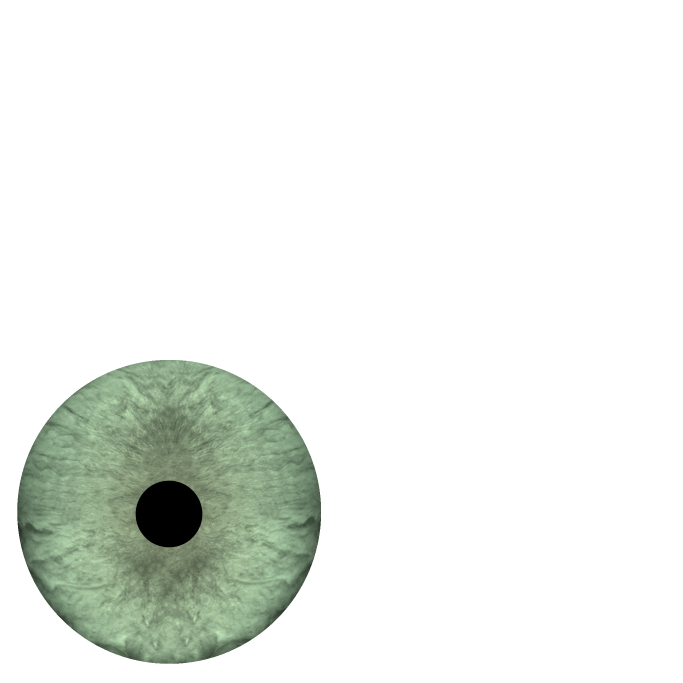
#> input picture aipet/photo_to_uv_texture/source/eye_uv_template4.png, 2048 x 2048 px, found by its file name (shown at 1/3 size)
$ python redraw_eye.py
#> lines starting #> are read from the running program, lines starting #| are printed output that depends on the picture; after the words box and inside, x2 and y2 are one past the last pixel; in counts of white or black regions, pixels touching at a corner belong together; long printed decimals are rounded
import cv2
import numpy as np


def smoothstep(edge0, edge1, x):
    t = np.clip((x - edge0) / (edge1 - edge0 + 1e-6), 0.0, 1.0)
    return t * t * (3.0 - 2.0 * t)


def find_center_pupil_mask(gray: np.ndarray, black_threshold: int = 15):
    """
    在局部 patch 内寻找最接近中心的黑色瞳孔区域
    """
    h, w = gray.shape[:2]
    black_mask = (gray <= black_threshold).astype(np.uint8)

    num_labels, labels, stats, centroids = cv2.connectedComponentsWithStats(
        black_mask, connectivity=8
    )

    cx0, cy0 = w / 2.0, h / 2.0
    best_idx = -1
    best_dist = 1e18

    for i in range(1, num_labels):
        x, y, bw, bh, area = stats[i]

        touches_border = (x == 0) or (y == 0) or (x + bw >= w) or (y + bh >= h)
        if touches_border:
            continue
        if area < 100:
            continue

        cx, cy = centroids[i]
        dist = (cx - cx0) ** 2 + (cy - cy0) ** 2
        if dist < best_dist:
            best_dist = dist
            best_idx = i

    if best_idx == -1:
        pupil_mask = np.zeros_like(gray, dtype=np.uint8)
        center = (w // 2, h // 2)
        axes = (max(1, int(w * 0.18)), max(1, int(h * 0.22)))
        cv2.ellipse(pupil_mask, center, axes, 0, 0, 360, 255, -1)
        return pupil_mask

    return (labels == best_idx).astype(np.uint8) * 255


def find_eye_roi_from_white_bg(
    template_bgr: np.ndarray,
    white_thresh: int = 245,
    pad: int = 8,
):
    """
    在白底模板中找到眼球主体区域（含虹膜+瞳孔）的外接矩形
    并返回整图级别的前景 mask（眼球圆区域）
    """
    gray = cv2.cvtColor(template_bgr, cv2.COLOR_BGR2GRAY)

    # 非白区域 = 前景
    fg = (gray < white_thresh).astype(np.uint8) * 255

    kernel = np.ones((3, 3), np.uint8)
    fg = cv2.morphologyEx(fg, cv2.MORPH_OPEN, kernel)
    fg = cv2.morphologyEx(fg, cv2.MORPH_CLOSE, kernel)

    ys, xs = np.where(fg > 0)
    if len(xs) == 0 or len(ys) == 0:
        raise ValueError("No eye ROI found from white background")

    x1, x2 = xs.min(), xs.max()
    y1, y2 = ys.min(), ys.max()

    h, w = gray.shape[:2]
    x1 = max(0, x1 - pad)
    y1 = max(0, y1 - pad)
    x2 = min(w - 1, x2 + pad)
    y2 = min(h - 1, y2 + pad)

    return x1, y1, x2, y2, fg


def recolor_iris_template_hsv_core(
    template_bgr: np.ndarray,
    eye_mask: np.ndarray,   # 新增：只允许眼球圆区域参与
    base_bgr: tuple[int, int, int],
    black_threshold: int = 15,
    sat_boost: float = 1.15,
    val_scale: float = 0.95,
    debug: bool = False
):
    """
    只在 eye_mask 指定区域内进行虹膜重绘
    """
    if template_bgr is None or template_bgr.size == 0:
        raise ValueError("template_bgr is empty")

    out = template_bgr.copy()
    gray = cv2.cvtColor(template_bgr, cv2.COLOR_BGR2GRAY)

    # 不仅要排除黑瞳孔，还要限制在眼球圆内
    iris_mask = ((gray > black_threshold) & (eye_mask > 0)).astype(np.uint8)

    kernel = np.ones((3, 3), np.uint8)
    iris_mask = cv2.morphologyEx(iris_mask, cv2.MORPH_OPEN, kernel)
    iris_mask = cv2.morphologyEx(iris_mask, cv2.MORPH_CLOSE, kernel)

    pupil_mask = find_center_pupil_mask(gray, black_threshold)
    pupil_mask_u8 = ((pupil_mask > 0) & (eye_mask > 0)).astype(np.uint8)
    iris_mask_u8 = (iris_mask > 0).astype(np.uint8)

    not_pupil = (1 - pupil_mask_u8).astype(np.uint8)
    dist_to_pupil = cv2.distanceTransform(not_pupil, cv2.DIST_L2, 3)
    dist_to_outer = cv2.distanceTransform(iris_mask_u8, cv2.DIST_L2, 3)

    radial_t = dist_to_pupil / (dist_to_pupil + dist_to_outer + 1e-6)
    radial_t[iris_mask_u8 == 0] = 0.0

    hsv = cv2.cvtColor(template_bgr, cv2.COLOR_BGR2HSV).astype(np.float32)

    target_hsv = cv2.cvtColor(
        np.uint8([[list(base_bgr)]]), cv2.COLOR_BGR2HSV
    )[0, 0].astype(np.float32)

    target_h = target_hsv[0]
    target_s = max(float(target_hsv[1]) * sat_boost, 38.0)
    target_s = min(target_s, 255.0)

    H = hsv[:, :, 0]
    S = hsv[:, :, 1]
    V = hsv[:, :, 2]

    H_new = H.copy()
    H_new[iris_mask_u8 > 0] = target_h

    # 更强一点的饱和度径向变化
    sat_radial = 0.75 + 0.45 * smoothstep(0.08, 0.78, radial_t)
    target_s_map = target_s * sat_radial

    S_new = S.copy()
    S_new[iris_mask_u8 > 0] = (
            0.15 * S[iris_mask_u8 > 0] + 0.85 * target_s_map[iris_mask_u8 > 0]
    )
    S_new = np.clip(S_new, 0, 255)

    # 更强一点的明度内外压暗
    outer_dark = 1.0 - 0.22 * smoothstep(0.80, 1.0, radial_t)
    inner_dark = 1.0 - 0.20 * (1.0 - smoothstep(0.00, 0.22, radial_t))
    v_radial = outer_dark * inner_dark

    V_new = V.copy()
    V_new[iris_mask_u8 > 0] = (
            V[iris_mask_u8 > 0] * 1.00 * v_radial[iris_mask_u8 > 0]
    )
    V_new = np.clip(V_new, 0, 255)

    hsv_new = np.stack([H_new, S_new, V_new], axis=-1).astype(np.uint8)
    recolored = cv2.cvtColor(hsv_new, cv2.COLOR_HSV2BGR)

    out[iris_mask_u8 > 0] = recolored[iris_mask_u8 > 0]
    out[pupil_mask_u8 > 0] = 0

    if debug:
        print("[core] iris pixels  =", int((iris_mask_u8 > 0).sum()))
        print("[core] pupil pixels =", int((pupil_mask_u8 > 0).sum()))

    return out, iris_mask_u8 * 255, pupil_mask_u8 * 255


def recolor_iris_template_hsv(
    template_bgr: np.ndarray,
    base_bgr: tuple[int, int, int],
    black_threshold: int = 15,
    sat_boost: float = 1.15,
    val_scale: float = 0.95,
    white_thresh: int = 245,
    auto_roi: bool = True,
    debug: bool = False
):
    """
    集成版：
    - 自动识别白底模板
    - 只在眼球圆内部重绘
    - 圆外全部纯白
    """
    if template_bgr is None or template_bgr.size == 0:
        raise ValueError("template_bgr is empty")

    gray = cv2.cvtColor(template_bgr, cv2.COLOR_BGR2GRAY)
    white_ratio = float((gray >= white_thresh).sum()) / gray.size

    # 全白输出图
    out_full = np.ones_like(template_bgr, dtype=np.uint8) * 255
    iris_mask_full = np.zeros(gray.shape, dtype=np.uint8)
    pupil_mask_full = np.zeros(gray.shape, dtype=np.uint8)
    fg_mask_full = np.zeros(gray.shape, dtype=np.uint8)

    if auto_roi and white_ratio > 0.35:
        x1, y1, x2, y2, fg_mask = find_eye_roi_from_white_bg(
            template_bgr,
            white_thresh=white_thresh,
            pad=8
        )

        patch = template_bgr[y1:y2+1, x1:x2+1].copy()
        patch_fg_mask = fg_mask[y1:y2+1, x1:x2+1].copy()

        recolored_patch, iris_mask_patch, pupil_mask_patch = recolor_iris_template_hsv_core(
            patch,
            eye_mask=(patch_fg_mask > 0).astype(np.uint8),
            base_bgr=base_bgr,
            black_threshold=black_threshold,
            sat_boost=sat_boost,
            val_scale=val_scale,
            debug=debug
        )

        # 只把眼球圆区域贴回去
        roi = out_full[y1:y2 + 1, x1:x2 + 1]
        valid_mask = (patch_fg_mask > 0)

        roi[valid_mask] = recolored_patch[valid_mask]
        out_full[y1:y2 + 1, x1:x2 + 1] = roi

        iris_mask_full[y1:y2+1, x1:x2+1] = iris_mask_patch
        pupil_mask_full[y1:y2+1, x1:x2+1] = pupil_mask_patch
        fg_mask_full = fg_mask.copy()

        # 圈外上色
        out_full[fg_mask_full == 0] = base_bgr

        if debug:
            print("[roi] ROI =", (x1, y1, x2, y2))
            print("[roi] white_ratio =", white_ratio)

        return out_full, iris_mask_full, pupil_mask_full, fg_mask_full

    # 非白底模板的兜底逻辑
    fg_mask_full[:] = 255
    recolored, iris_mask, pupil_mask = recolor_iris_template_hsv_core(
        template_bgr,
        eye_mask=np.ones_like(gray, dtype=np.uint8),
        base_bgr=base_bgr,
        black_threshold=black_threshold,
        sat_boost=sat_boost,
        val_scale=val_scale,
        debug=debug
    )

    out_full = recolored.copy()
    return out_full, iris_mask, pupil_mask, fg_mask_full


if __name__ == "__main__":
    template = cv2.imread("../source/eye_uv_template4.png")
#> template is the input picture: shape (2048, 2048, 3); mean B, G, R 234.1, 238.6, 235
    if template is None:
        raise FileNotFoundError("Failed to read template image")

    # 采样结果
    base_bgr = (171, 187, 175)

    recolored, iris_mask, pupil_mask, fg_mask = recolor_iris_template_hsv(
        template,
        base_bgr=base_bgr,
        black_threshold=15,
        sat_boost=1.20,
        val_scale=0.92,
        white_thresh=245,
        auto_roi=True,
        debug=True
    )
#> in recolor_iris_template_hsv, `white_ratio = float((gray >= white_thresh).sum()) / gray.size`: white_ratio = 0.844
#> in find_eye_roi_from_white_bg, `fg = (gray < white_thresh).astype(np.uint8) * 255`:
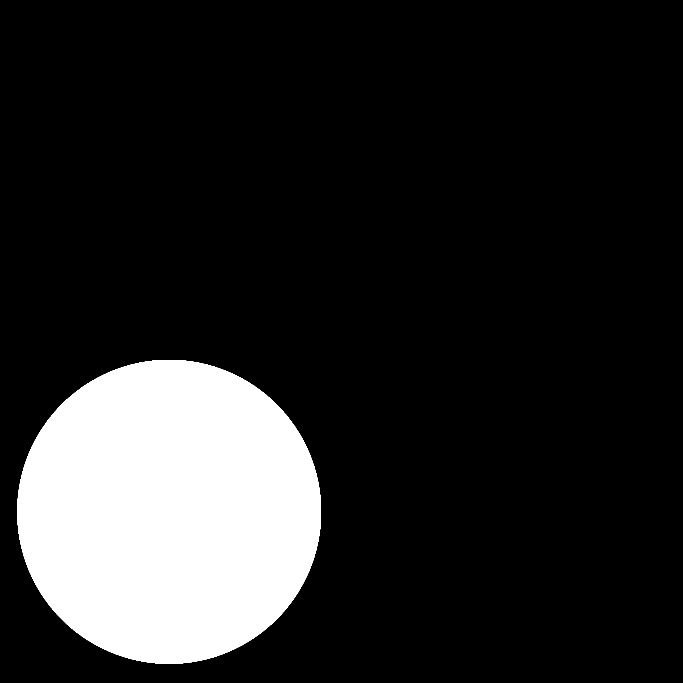
#> fg: shape (2048, 2048) (shown at 1/3 size); 15.6% white; 1 white region, box (x1, y1, x2, y2) and area: (52, 1080, 963, 1991) 653055
#> in find_eye_roi_from_white_bg, `x1, x2 = xs.min(), xs.max()`: x1 = 52; x2 = 962
#> in find_eye_roi_from_white_bg, `y1, y2 = ys.min(), ys.max()`: y1 = 1080; y2 = 1990
#> in find_eye_roi_from_white_bg, `x1 = max(0, x1 - pad)`: x1 = 44
#> in find_eye_roi_from_white_bg, `y1 = max(0, y1 - pad)`: y1 = 1072
#> in find_eye_roi_from_white_bg, `x2 = min(w - 1, x2 + pad)`: x2 = 970
#> in find_eye_roi_from_white_bg, `y2 = min(h - 1, y2 + pad)`: y2 = 1998
#> in recolor_iris_template_hsv, `x1, y1, x2, y2, fg_mask = find_eye_roi_from_white_bg( template_bgr, wh..`: x1 = 44; y1 = 1072; x2 = 970; y2 = 1998
#> in find_center_pupil_mask, `black_mask = (gray <= black_threshold).astype(np.uint8)`:
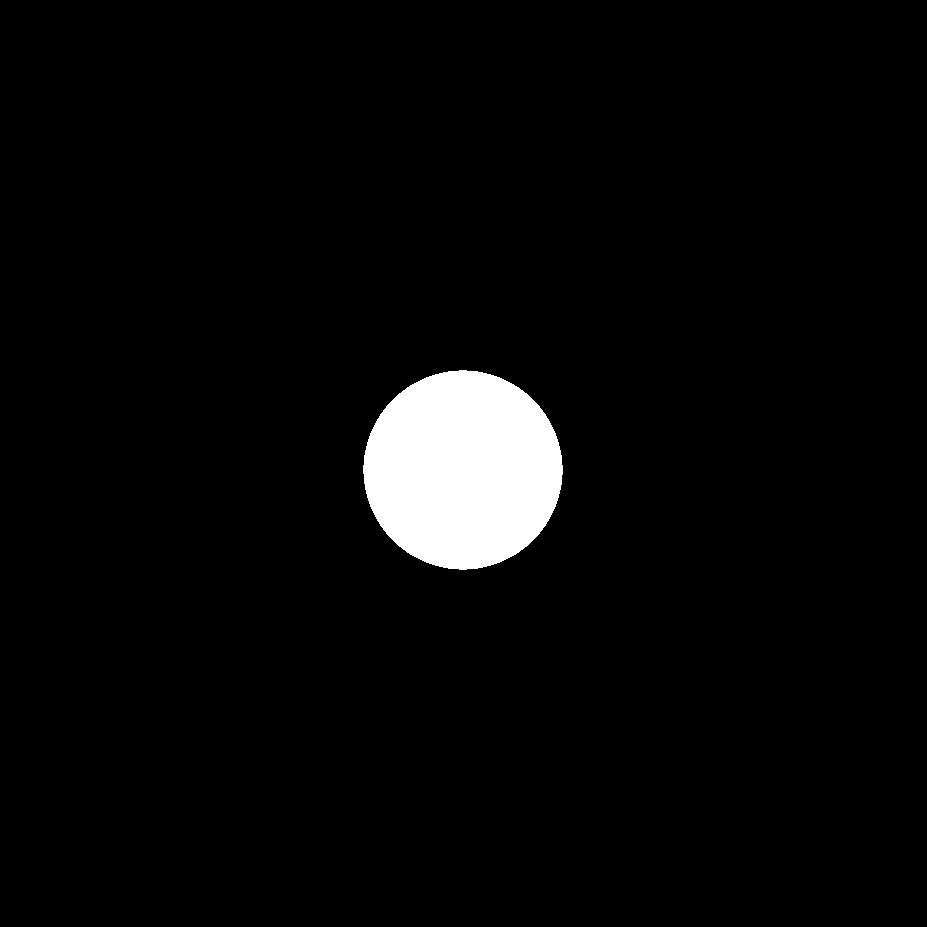
#> black_mask: shape (927, 927); values 0 (black) and 1 (white), 3.6% white; 1 white region, box (x1, y1, x2, y2) and area: (363, 370, 563, 570) 31101
#> in find_center_pupil_mask, `num_labels, labels, stats, centroids = cv2.connectedComponentsWithStat..`: num_labels = 2; stats = [[0, 0, 927, 927, 828228], [363, 370, 200, 200, 31101]]; centroids = [[463, 462.8], [462.5, 469.5]]
#> the loop in find_center_pupil_mask, `for i in range(1, num_labels):` made 1 pass
#> (x, y, bw, bh, area, touches_border, cx, cy) on pass 1: (363, 370, 200, 200, 31101, False, 462.5, 469.5)
#> after the loop in find_center_pupil_mask, `for i in range(1, num_labels):`: best_dist = 37.02; best_idx = 1
#> in recolor_iris_template_hsv_core, `hsv_new = np.stack([H_new, S_new, V_new], axis=-1).astype(np.uint8)`:
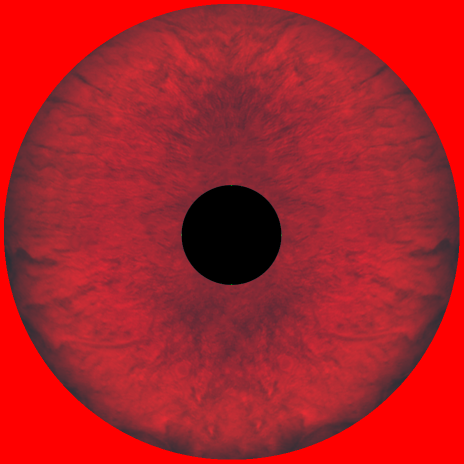
#> hsv_new: shape (927, 927, 3) (shown at 1/2 size); mean of channels 0, 1, 2 38.4, 31.5, 171.6; drawn as B, G, R
#> in recolor_iris_template_hsv_core, `recolored = cv2.cvtColor(hsv_new, cv2.COLOR_HSV2BGR)`:
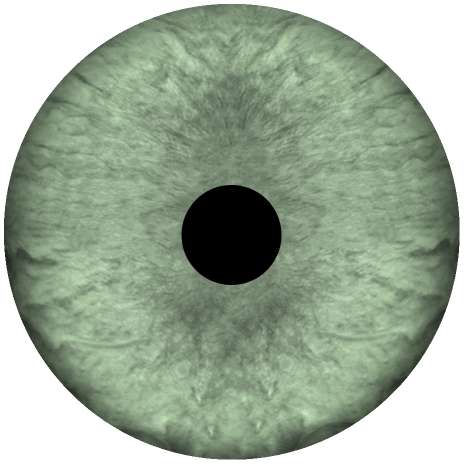
#> recolored: shape (927, 927, 3) (shown at 1/2 size); mean B, G, R 152.5, 171.6, 156.8
#| [core] iris pixels  = 621954
#| [core] pupil pixels = 31101
#> in recolor_iris_template_hsv, `out_full[fg_mask_full == 0] = base_bgr`:
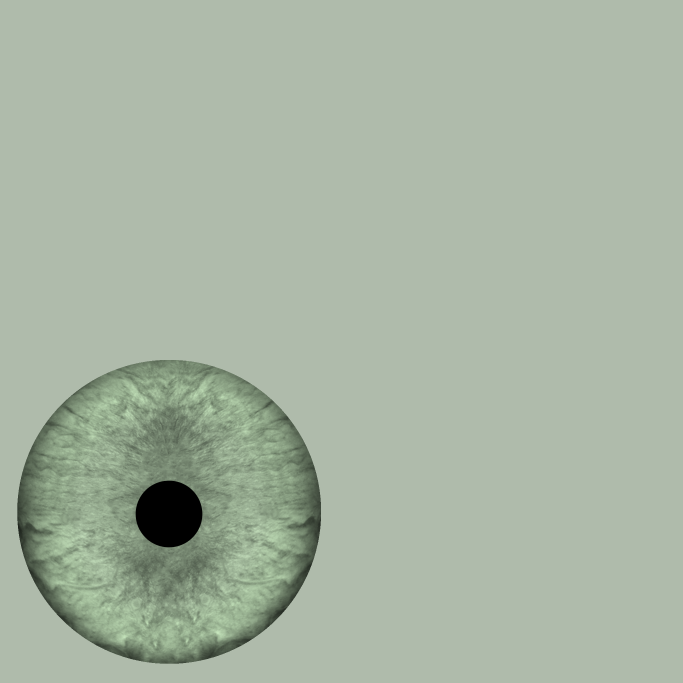
#> out_full: shape (2048, 2048, 3) (shown at 1/3 size); mean of channels 0, 1, 2 163.1, 180.5, 167.3; drawn as B, G, R
#| [roi] ROI = (44, 1072, 970, 1998)
#| [roi] white_ratio = 0.8443

    cv2.imwrite("../output/eye_uv_recolored_hsv.png", recolored)
    cv2.imwrite("../output/eye_uv_mask_hsv.png", iris_mask)
    cv2.imwrite("../output/eye_uv_pupil_mask_hsv.png", pupil_mask)
    cv2.imwrite("../output/eye_uv_fg_mask.png", fg_mask)

$ run again, with aipet/photo_to_uv_texture/source/eye_uv_template2.png copied over aipet/photo_to_uv_texture/source/eye_uv_template4.png
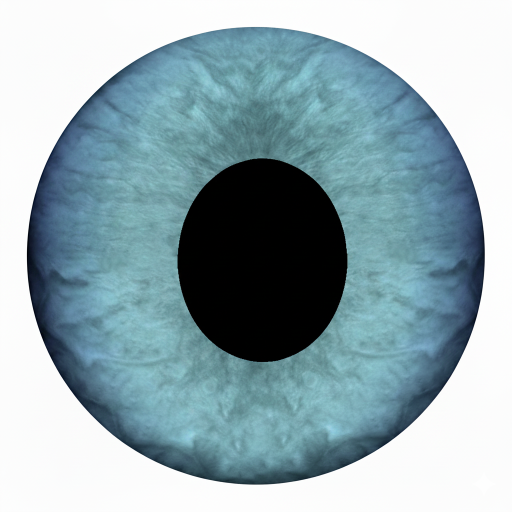
#> input picture aipet/photo_to_uv_texture/source/eye_uv_template2.png, 1024 x 1024 px, found by its file name (shown at 1/2 size)
#> template is the input picture: shape (1024, 1024, 3); mean B, G, R 176.1, 169, 146.6
#> white_ratio = 0.37
#> in find_eye_roi_from_white_bg, `fg = (gray < white_thresh).astype(np.uint8) * 255`:
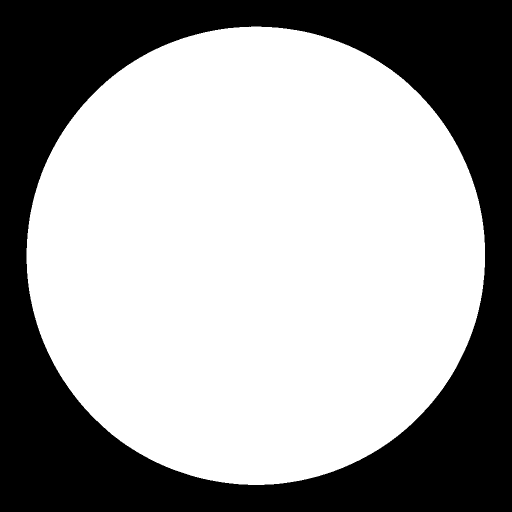
#> fg: shape (1024, 1024) (shown at 1/2 size); 63% white; 1 black region, box (x1, y1, x2, y2) and area: (0, 0, 1024, 1024) 387563
#> in find_eye_roi_from_white_bg, `x1, x2 = xs.min(), xs.max()`: x1 = 53; x2 = 969
#> in find_eye_roi_from_white_bg, `y1, y2 = ys.min(), ys.max()`: y1 = 53; y2 = 969
#> in find_eye_roi_from_white_bg, `x1 = max(0, x1 - pad)`: x1 = 45
#> in find_eye_roi_from_white_bg, `x2 = min(w - 1, x2 + pad)`: x2 = 977
#> in recolor_iris_template_hsv, `x1, y1, x2, y2, fg_mask = find_eye_roi_from_white_bg( template_bgr, wh..`: x1 = 45; x2 = 977
#> patch_fg_mask: shape (933, 933); 75.9% white; 1 black region, box (x1, y1, x2, y2) and area: (0, 0, 933, 933) 209477
#> black_mask: shape (933, 933); values 0 (black) and 1 (white), 12.5% white; 33 white regions (29 under 20 px), largest, box (x1, y1, x2, y2) and area: (310, 272, 650, 679) 107872, (9, 386, 45, 640) 716, (923, 449, 924, 482) 33, (22, 343, 27, 361) 20
#> labels: shape (933, 933) int32; 34 distinct labels, from 0 to 33
#> num_labels = 34; stats = 34 rows, first 6: [0, 0, 933, 933, 761751], [310, 272, 340, 407, 107872], [41, 298, 1, 1, 1], [40, 300, 1, 2, 2], [38, 303, 2, 4, 4], [37, 308, 1, 2, 2]; centroids = 34 pairs, first value 17 to 923, second value 298 to 735
#> the loop in find_center_pupil_mask, `for i in range(1, num_labels):` made 33 passes
#> (x, y, bw, bh, area, cx, cy, dist) on pass 1: (310, 272, 340, 407, 107872, 479.5, 475.3, 246.4)
#> after the loop in find_center_pupil_mask, `for i in range(1, num_labels):`: best_dist = 246.4; best_idx = 1
#> pupil_mask_u8: shape (933, 933); values 0 (black) and 1 (white), 12.4% white; 1 white region, box (x1, y1, x2, y2) and area: (310, 272, 650, 679) 107872
#> t: shape (933, 933) float32; values 0 (black) and 1 (white), 63.4% white; 2 black regions, box (x1, y1, x2, y2) and area: (0, 0, 933, 933) 210889, (310, 272, 650, 679) 107876
#> V_new: shape (933, 933) float32; min 0, max 255, mean 158.4
#| [core] iris pixels  = 551729
#| [core] pupil pixels = 107872
#> iris_mask_patch: shape (933, 933); 63.4% white; 2 black regions, box (x1, y1, x2, y2) and area: (0, 0, 933, 933) 210889, (311, 272, 649, 679) 107871
#> iris_mask_full: shape (1024, 1024); 52.6% white; 2 black regions, box (x1, y1, x2, y2) and area: (0, 0, 1024, 1024) 388976, (356, 317, 694, 724) 107871
#> pupil_mask_full: shape (1024, 1024); 10.3% white; 1 white region, box (x1, y1, x2, y2) and area: (355, 317, 695, 724) 107872
#> in recolor_iris_template_hsv, `out_full[fg_mask_full == 0] = base_bgr`:
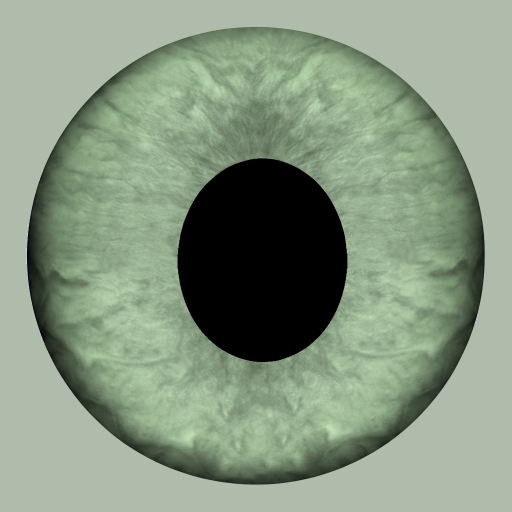
#> out_full: shape (1024, 1024, 3) (shown at 1/2 size); mean of channels 0, 1, 2 128.4, 150.1, 133.5; drawn as B, G, R
#| [roi] ROI = (45, 45, 977, 977)
#| [roi] white_ratio = 0.3696
